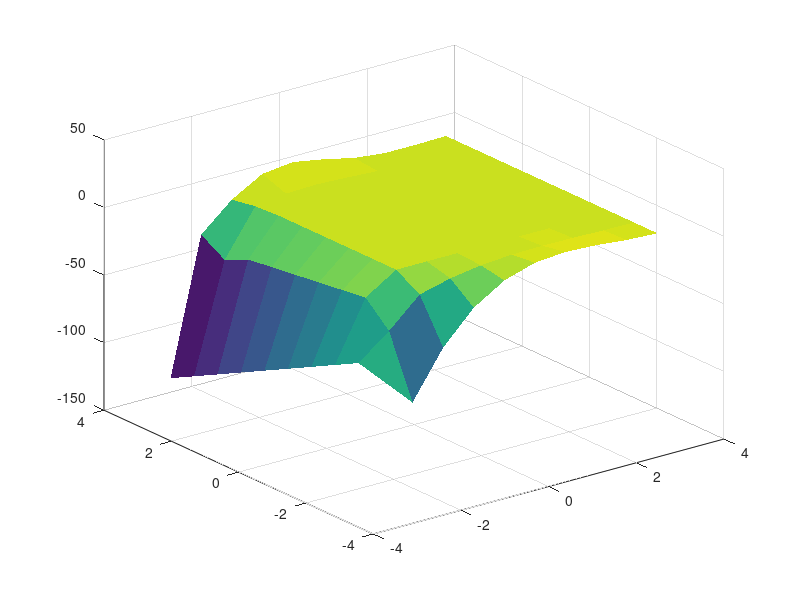

Reproduce this figure in MATLAB. (Note: this script raises an error after producing the figure.)
%Housekeeping
clc 
clear 
close
tic
% Domain Initialization
% Domain: -pi<X<pi   -pi<y<pi
Ax = -pi;
Ay = -pi;
Bx = pi;
By = pi;

% Starting by Discretizing FEB 5th PAGE 2 BOT
% L: number of points, h: interval, N: number of points
Lx = Bx-Ax;
Ly = By-Ay;
Nx = 10;
Ny = 10;
Bt=20;
hx = Lx/(Nx-1);
hy = Ly/(Ny-1);


%Checkpointing

check='check.mat';


%Discretly 

x = Ax:hx:Bx;
y = Ay:hy:By;



%Fuck Yeah Boundary Conditions
% LB: Left Boundary
GLB = ((Bx-Ax)^2)*cos(((pi*Ax)/Bx));
FLB = Ax*((Bx-Ax)^2);
ULB = GLB + ((y-Ay)./(By-Ay)).*(FLB-GLB);


% TB: Top Boundary
FTB = x.*((Bx-x).^2);
UTB = FTB;

% BB: Bottom Boundary
GBB = ((Bx-x).^2).*cos(((pi.*x)./Bx));
UBB = GBB;

ULBT = ULB';

%Let make a big ass matrix
 U = [UTB ;ULBT(2:Ny-1), zeros(Ny-2,Nx-1); UBB];
 
 
 % Assuming 
 D = 1;
 
 % Von Neumann Stability Method
%  ht = (hx^2)/(D*4)
ht = ((hx^2)*(hy^2))/(2*D*((hx^2)+(hy^2)));
 Nt=round(Bt/ht)-1;
 

 
 
 
 
% It Begins Explicit 
v=0;
c=1;
UnE = zeros(Ny,Nx,Nt);
UnE(:,:,1) = U;
Desired_Error = 10^-70;
Error=1;
    %Initializing Time Step
    for k = 0:ht:Bt
       v=v+1;
       %Space Step X
        for j = 2:Nx
        %Space Step Y
            for i = 2:Ny-1

                if j == Nx
                UnE(i,j,v+1) = (UnE(i+1,j,v)-2*UnE(i,j,v)+UnE(i-1,j,v))*((ht*D)/(hx^2)) + (-2*UnE(i,j,v)+2*UnE(i,j-1,v))*((ht*D)/(hy^2))+ UnE(i,j,v);   

                else
            UnE(i,j,v+1) = (UnE(i+1,j,v)-2*UnE(i,j,v)+UnE(i-1,j,v))*((ht*D)/(hx^2)) + (UnE(i,j+1,v)-2*UnE(i,j,v)+UnE(i,j-1,v))*((ht*D)/(hy^2))+ UnE(i,j,v);

                end
            end
        end
    %Adding BC
    UnE(1,1:Nx,v+1) = UTB;
    UnE(Ny,1:Nx,v+1) = UBB;
    UnE(:,1,v+1) = ULB;

            h= surf(x,y,UnE(:,:,v+1));
            set(h,'edgecolor','none')
                drawnow;
                refreshdata(h)
                
                colormap gray
                 title('Explicit Scheme','fontsize',40)
                 xlabel('X','fontsize',50) 
                 ylabel('Y','fontsize',50) 
                 zlabel('U','fontsize',50)              
                 colorbar
                 
                if max(max(abs(UnE(:,:,v+1)-UnE(:,:,v))))< Desired_Error
                    Error = max(max(abs(UnE(:,:,v+1)-UnE(:,:,v))));
                    break
                    
                end
                if mod(v,100) == 0
                   save(check);
                end

  UnE(round(Ny/2),round(Nx/2),v+1);
    end

 UnE;
toc

